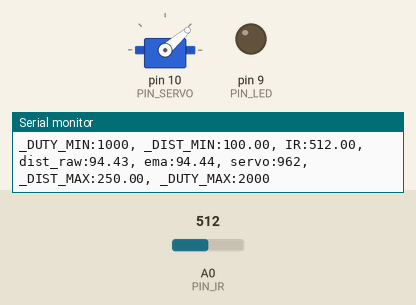
Bench run of a sketch on a simulated Arduino Uno, built with avr-gcc and run on an emulated ATmega328P. On the bench: servo, output pins drawn as LEDs (lit = HIGH), the last lines printed to the serial monitor. The test bench sets the inputs (shaded band); at power-on: A0 (PIN_IR) = 512.

Above: at 1.2 s.
1.3 s: A0 (PIN_IR) set to 716
At 3.2 s:
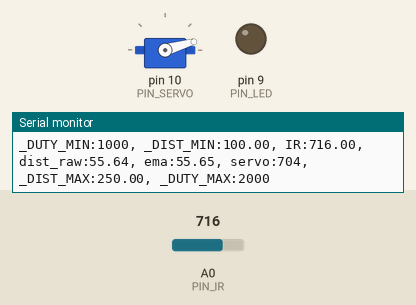
4.3 s: A0 (PIN_IR) set to 306
At 6.0 s:
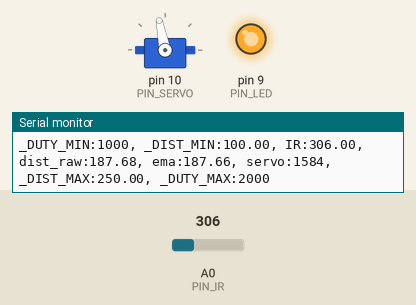
7.3 s: A0 (PIN_IR) set to 1010
At 8.8 s:
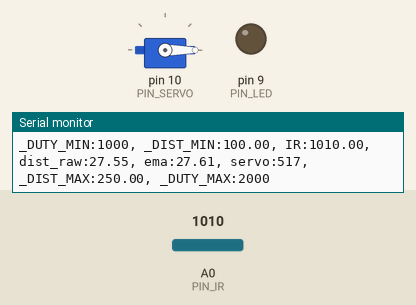
9.1 s: A0 (PIN_IR) set to 240
At 10.7 s:
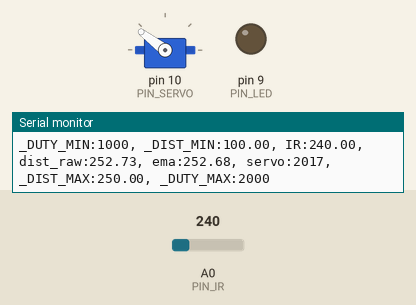
12.1 s: A0 (PIN_IR) set to 243
At 12.5 s:
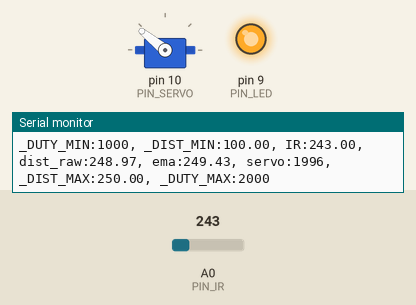
13.7 s: A0 (PIN_IR) set to 260
At 14.7 s:
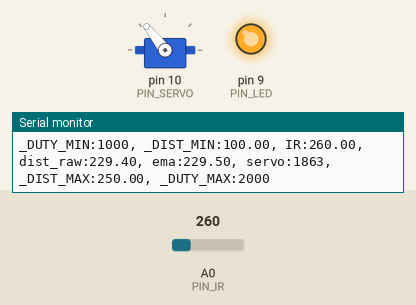
Timing chart, 0 to 16.7 s (numbered marks = the images above; inputs shaded):
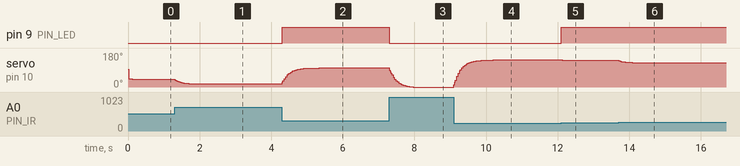

Measured:
- the behaviour switches between 242 and 243 on A0 (PIN_IR) (found by bisection; images 4 and 5)
- after the input at 1.3 s, servo on pin 10 (PIN_SERVO): moves from 41° to 16° over 0.60 s, starting at once
- after the input at 4.3 s, pin 9 (PIN_LED): LOW → HIGH at once; servo on pin 10 (PIN_SERVO): moves from 16° to 101° over 1.0 s, starting at once
- after the input at 7.3 s, pin 9 (PIN_LED): HIGH → LOW at once; servo on pin 10 (PIN_SERVO): moves from 101° to 0° over 0.66 s, starting at once
- after the input at 9.1 s, servo on pin 10 (PIN_SERVO): moves from 0° to 143° over 1.1 s, starting at once
- after the input at 12.1 s, pin 9 (PIN_LED): LOW → HIGH at once; servo on pin 10 (PIN_SERVO): 143° → 142° at once, → 141° 0.12 s later
- after the input at 13.7 s, servo on pin 10 (PIN_SERVO): moves from 141° to 128° over 0.56 s, starting at once

The sketch:

17_example_3.ino
```cpp
#include <Servo.h>

// Arduino pin assignment
#define PIN_IR    A0         // IR sensor at Pin A0
#define PIN_LED   9
#define PIN_SERVO 10

// Servo duty cycle (microseconds) for different positions
#define _DUTY_MIN 1000       // Servo full clockwise position (0 degree)
#define _DUTY_NEU 1500       // Servo neutral position (90 degree)
#define _DUTY_MAX 2000       // Servo full counter-clockwise position (180 degree)

// Distance range for detection (in mm)
#define _DIST_MIN  100.0     // Minimum distance 100mm
#define _DIST_MAX  250.0     // Maximum distance 250mm

// EMA filter alpha (smoothing factor)
#define EMA_ALPHA  0.1       // Adjust alpha for smoothing

// Loop interval in milliseconds
#define LOOP_INTERVAL 20     // 20 ms

Servo myservo;
unsigned long last_loop_time = 0;   // Last loop execution time in milliseconds

float dist_ema = _DIST_MIN;

void setup() {
  pinMode(PIN_LED, OUTPUT);

  myservo.attach(PIN_SERVO);
  myservo.writeMicroseconds(_DUTY_NEU); // Set servo to neutral position

  Serial.begin(1000000);    // Serial communication at 1,000,000 bps
}

void loop() {
  unsigned long time_curr = millis();

  // Wait until the next event time
  if (time_curr < last_loop_time + LOOP_INTERVAL) {
    return;
  }
  last_loop_time += LOOP_INTERVAL;

  // Read IR sensor value and convert to distance
  float a_value = analogRead(PIN_IR);
  float dist_raw = ((6762.0 / (a_value - 9.0)) - 4.0) * 10.0;

  // Apply range filter (10cm to 25cm)
  if (dist_raw >= _DIST_MIN && dist_raw <= _DIST_MAX) {
    digitalWrite(PIN_LED, HIGH); // Turn on LED if in range
  } else {
    digitalWrite(PIN_LED, LOW);  // Turn off LED if out of range
  }

  // Apply EMA filter to smooth out the distance measurements
  dist_ema = EMA_ALPHA * dist_raw + (1 - EMA_ALPHA) * dist_ema;

  // Calculate duty cycle for servo based on smoothed distance (dist_ema)
  int duty = _DUTY_MIN + ((dist_ema - _DIST_MIN) * (_DUTY_MAX - _DUTY_MIN)) / (_DIST_MAX - _DIST_MIN);

  // Write duty cycle to servo
  myservo.writeMicroseconds(duty);

  // Serial output for monitoring
  Serial.print("_DUTY_MIN:"); Serial.print(_DUTY_MIN);
  Serial.print(", _DIST_MIN:"); Serial.print(_DIST_MIN);
  Serial.print(", IR:"); Serial.print(a_value);
  Serial.print(", dist_raw:"); Serial.print(dist_raw);
  Serial.print(", ema:"); Serial.print(dist_ema);
  Serial.print(", servo:"); Serial.print(duty);
  Serial.print(", _DIST_MAX:"); Serial.print(_DIST_MAX);
  Serial.print(", _DUTY_MAX:"); Serial.print(_DUTY_MAX);
  Serial.println("");
}
```
